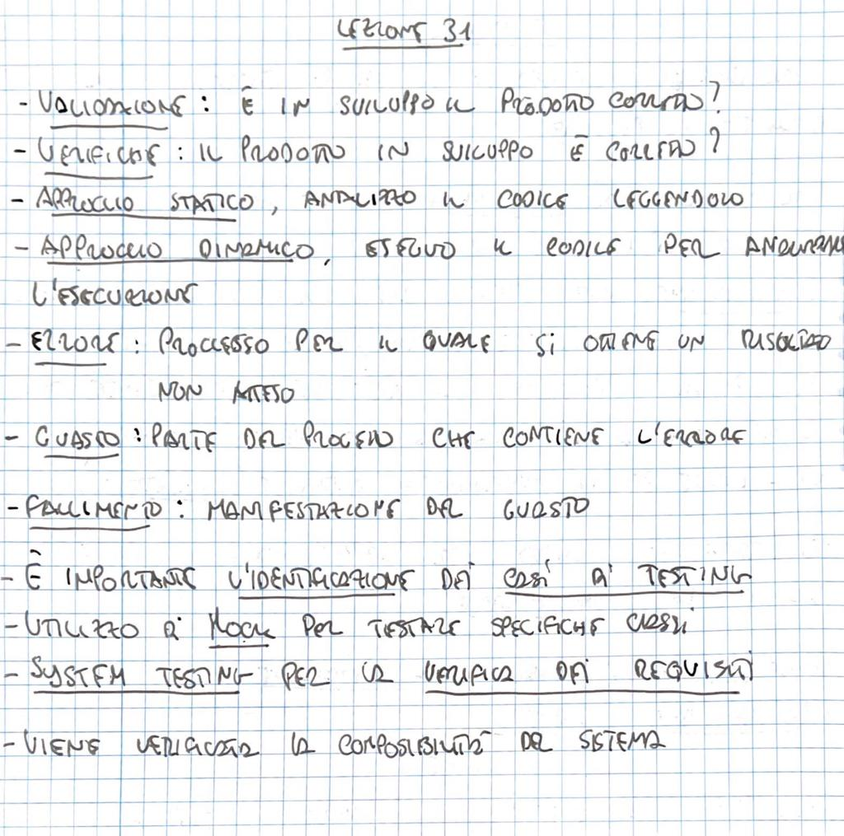
#> input picture test-leonid/test.png, 844 x 836 px, shrunk from 1024 x 1015 before the run
$ python backgound-removal.py
#> lines starting #> are read from the running program, lines starting #| are printed output that depends on the picture
import numpy as np
from scipy import signal
from PIL import Image
import glob
import cv2

def load_image(path):
#> called with path = 'test.png'
    a = cv2.imread(glob.glob(path)[0], 0)
#> a: shape (836, 844); min 0, max 255, mean 238.1
    a2 = np.asarray(a)/255.0
    return a2

def save(path, img):
    tmp = np.asarray(img*255.0, dtype=np.uint8)
    Image.fromarray(tmp).save(path)

def denoise_image(inp):
    # estimate 'background' color by a median filter
    bg = signal.medfilt2d(inp, 21)
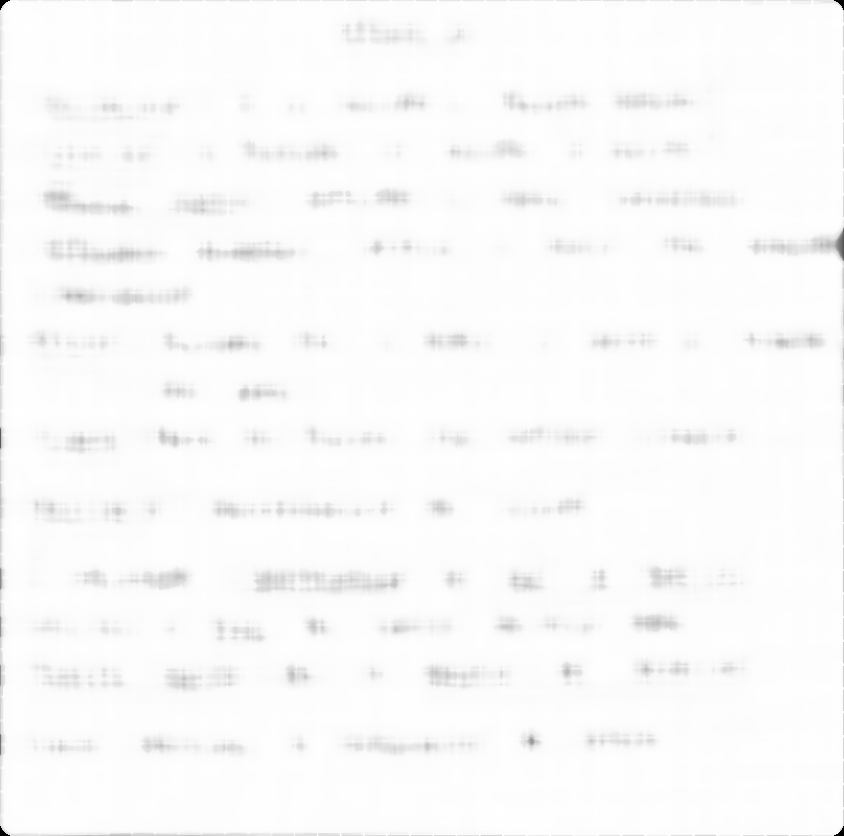
#> bg: shape (836, 844) float64; min 0, max 1, mean 0.982
    save('background.png', bg)

    # compute 'foreground' mask as anything that is significantly darker than
    # the background
    mask = inp < bg - 0.39
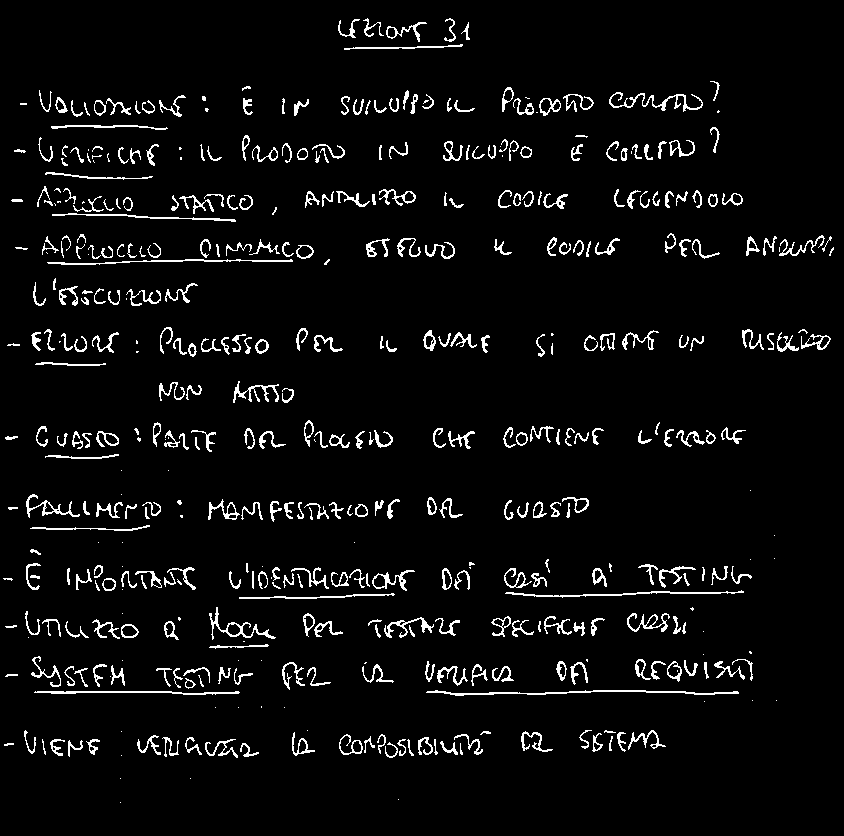
#> mask: shape (836, 844) bool; 4.8% white in thin lines or dots
    save('foreground_mask.png', mask)
#> in save (call 2), `tmp = np.asarray(img*255.0, dtype=np.uint8)`: tmp: shape (836, 844); 4.8% white in thin lines or dots

    # return the input value for all pixels in the mask or pure white otherwise
    return np.where(mask, inp, 1.0)
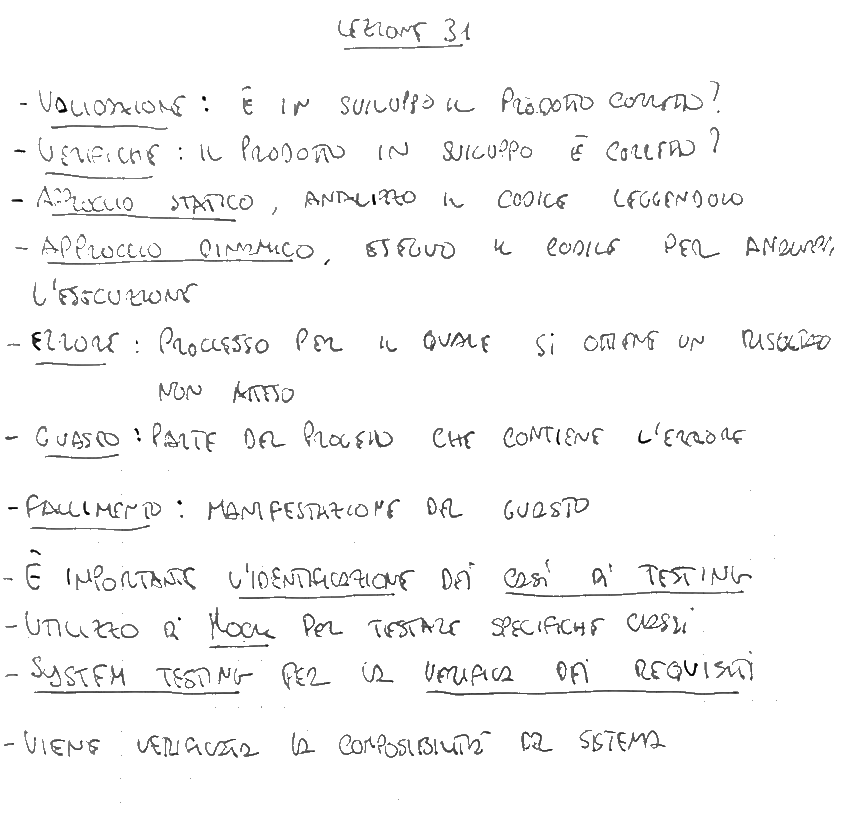
#> returned value: shape (836, 844) float64; min 0, max 1, mean 0.972

inp_path = 'test.png'
out_path = 'output.png'

inp = load_image(inp_path)
out = denoise_image(inp)

save(out_path, out)
